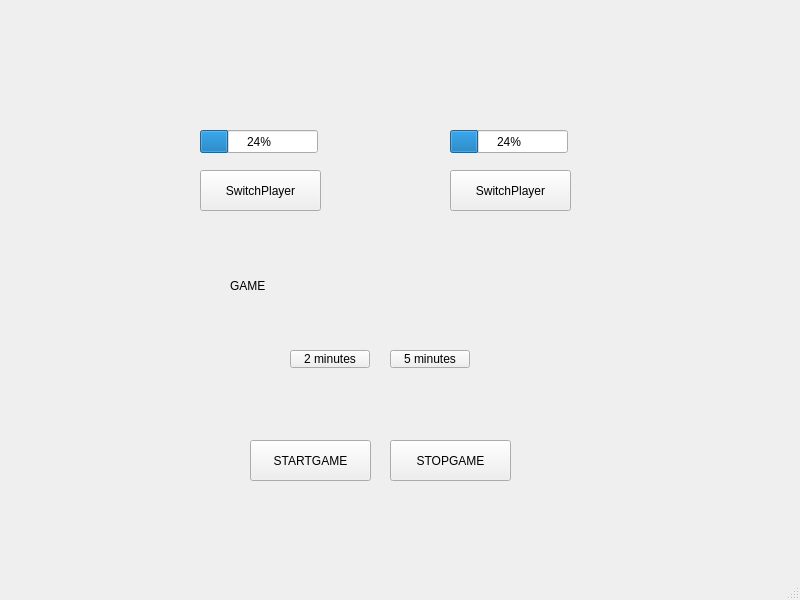
<?xml version="1.0" encoding="UTF-8"?>
<ui version="4.0">
 <class>MainWindow</class>
 <widget class="QMainWindow" name="MainWindow">
  <property name="geometry">
   <rect>
    <x>0</x>
    <y>0</y>
    <width>800</width>
    <height>600</height>
   </rect>
  </property>
  <property name="windowTitle">
   <string>MainWindow</string>
  </property>
  <widget class="QWidget" name="centralwidget">
   <widget class="QPushButton" name="player1Button">
    <property name="geometry">
     <rect>
      <x>200</x>
      <y>170</y>
      <width>121</width>
      <height>41</height>
     </rect>
    </property>
    <property name="text">
     <string>SwitchPlayer</string>
    </property>
   </widget>
   <widget class="QPushButton" name="player2Button">
    <property name="geometry">
     <rect>
      <x>450</x>
      <y>170</y>
      <width>121</width>
      <height>41</height>
     </rect>
    </property>
    <property name="text">
     <string>SwitchPlayer</string>
    </property>
   </widget>
   <widget class="QPushButton" name="stopgame">
    <property name="geometry">
     <rect>
      <x>390</x>
      <y>440</y>
      <width>121</width>
      <height>41</height>
     </rect>
    </property>
    <property name="text">
     <string>STOPGAME</string>
    </property>
   </widget>
   <widget class="QPushButton" name="startgame">
    <property name="geometry">
     <rect>
      <x>250</x>
      <y>440</y>
      <width>121</width>
      <height>41</height>
     </rect>
    </property>
    <property name="text">
     <string>STARTGAME</string>
    </property>
   </widget>
   <widget class="QPushButton" name="time_120">
    <property name="geometry">
     <rect>
      <x>290</x>
      <y>350</y>
      <width>80</width>
      <height>18</height>
     </rect>
    </property>
    <property name="text">
     <string>2 minutes</string>
    </property>
   </widget>
   <widget class="QPushButton" name="time_5">
    <property name="geometry">
     <rect>
      <x>390</x>
      <y>350</y>
      <width>80</width>
      <height>18</height>
     </rect>
    </property>
    <property name="text">
     <string>5 minutes</string>
    </property>
   </widget>
   <widget class="QProgressBar" name="player1Bar">
    <property name="geometry">
     <rect>
      <x>200</x>
      <y>130</y>
      <width>118</width>
      <height>23</height>
     </rect>
    </property>
    <property name="value">
     <number>24</number>
    </property>
   </widget>
   <widget class="QProgressBar" name="player2Bar">
    <property name="geometry">
     <rect>
      <x>450</x>
      <y>130</y>
      <width>118</width>
      <height>23</height>
     </rect>
    </property>
    <property name="value">
     <number>24</number>
    </property>
   </widget>
   <widget class="QLabel" name="gameStatus">
    <property name="geometry">
     <rect>
      <x>230</x>
      <y>270</y>
      <width>311</width>
      <height>31</height>
     </rect>
    </property>
    <property name="text">
     <string>GAME</string>
    </property>
   </widget>
  </widget>
  <widget class="QMenuBar" name="menubar">
   <property name="geometry">
    <rect>
     <x>0</x>
     <y>0</y>
     <width>800</width>
     <height>17</height>
    </rect>
   </property>
  </widget>
  <widget class="QStatusBar" name="statusbar"/>
 </widget>
 <resources/>
 <connections/>
</ui>
